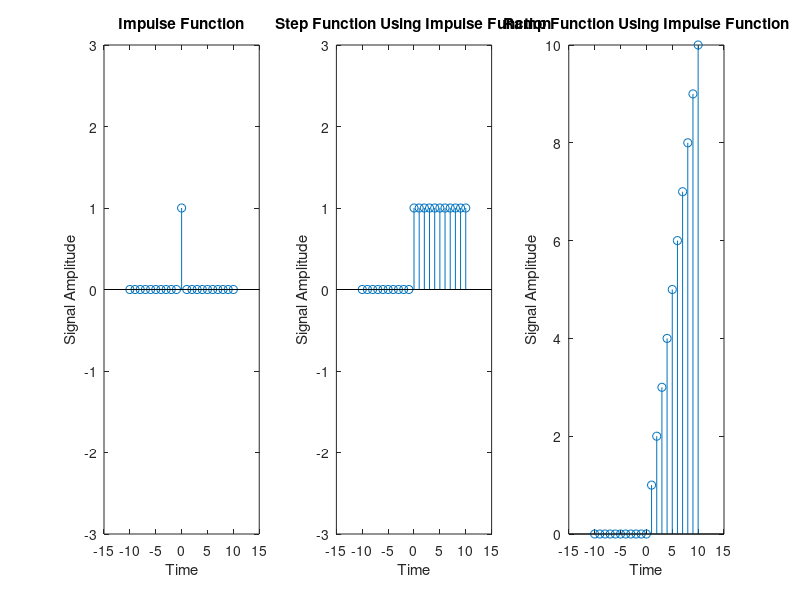
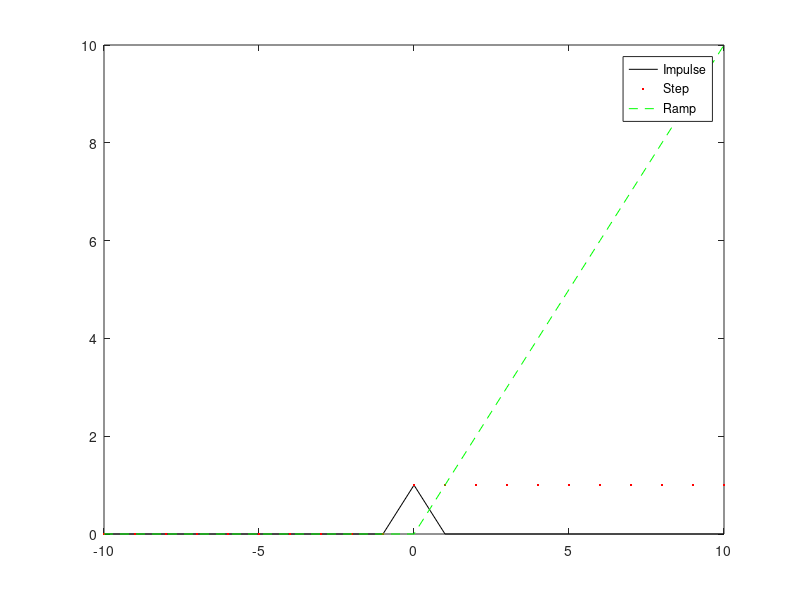

These charts were generated, in order, by the following MATLAB code:
%More details into plotting
close all
clear
clc

fs=1;
a=1;
t=-10:1/fs:10;
impl=zeros(1,length(t));
for i=1:length(t)
  if(t(i)==0)
    impl(i)=a;
  else
    impl(i)=0;
  end
end
stp=zeros(1,length(t));
for i=0:max(t)
  stp=stp+circshift(impl,i);
end
rmp=zeros(1,length(t));
for i=0:max(t)
  rmp=rmp+i.*circshift(impl,i);
end
  
figure
subplot(1,3,1)
stem(t,impl)
xlim([-15 15])
ylim([-3 3])
ylabel('Signal Amplitude')
xlabel('Time')
title('Impulse Function')  

subplot(1,3,2)
stem(t,stp)
xlim([-15 15])
ylim([-3 3])
ylabel('Signal Amplitude')
xlabel('Time')
title('Step Function Using Impulse Function')  

subplot(1,3,3)  
stem(t,rmp)
xlim([-15 15])
ylabel('Signal Amplitude')
xlabel('Time')
title('Ramp Function Using Impulse Function')  

figure
plot(t,impl,'k',t,stp,'..r',t,rmp,'--g')
legend('Impulse', 'Step', 'Ramp')